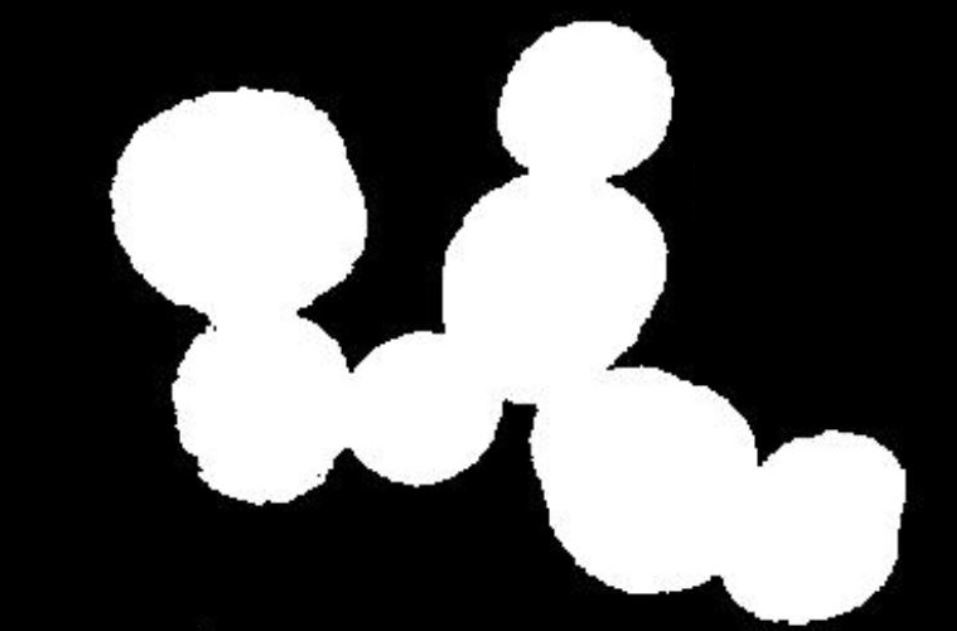
#> input picture image_03.jpg, 957 x 631 px
$ jupyter execute image_processing_.ipynb   (older library calls are emulated)
#> lines starting #> are read from the running program, lines starting #| are printed output that depends on the picture; after the words box and inside, x2 and y2 are one past the last pixel; in counts of white or black regions, pixels touching at a corner belong together
# Traitement d'images : filtrage, seuillage, et comptage d'objets avec opencv

Une initiation à la biblithèque opencv

# Veille technologique: Opencv python

-  Suivre les instructions et faire une recherche selon ce qui est demandé.

## Operations Simples

[cell 1]
# use opencv to load and display the image
import cv2
import matplotlib.pyplot as plt
import numpy as np
import imageio

# lire l'image (avec imread)
image = imageio.imread('image_03.jpg')
#> image is the input picture: shape (631, 957, 3); min 0, max 255, mean 92.8
imageio.imsave('image_03.png', image)
# afficher image

[cell 2]
# afficher la taille de l'image
image.shape
#> Out = (631, 957, 3)

[cell 3]
# l'image a trois couleur R,G,B. afficher les valeurs des trois couleurs pour le pixel x = 150, et y = 100

x, y = 150, 100
r, g, b = image[y, x]
#> r = 0; g = 0; b = 0

print(f"Les valeurs des couleurs RGB pour le pixel ({x}, {y}) sont : R={r}, G={g}, B={b}")
#| Les valeurs des couleurs RGB pour le pixel (150, 100) sont : R=0, G=0, B=0

[cell 4]
# Crop une partie de l'image (sélectionner une petite partie à partir des coordonnées)
cropped = None

def crop_image(image, x, y, width, height):
#> called with x = 100, y = 50, width = 200, height = 150
    cropped_image = image[y:y+height, x:x+width]
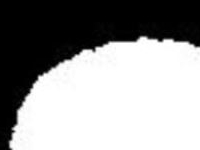
#> cropped_image: shape (150, 200, 3); min 0, max 255, mean 150.4
    return cropped_image

cropped_image = crop_image(image, 100, 50, 200, 150)
cv2.imwrite('cropped_image.jpg', cropped_image)
#> Out = True

[cell 5]
# Redimensionner l'image à 200x200 pixels
resized = cv2.resize(image, (200, 200))
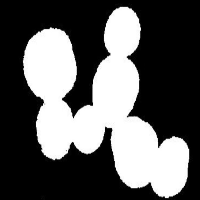
#> resized: shape (200, 200, 3); min 0, max 255, mean 92.8

# Afficher l'image redimensionnée
cv2.imshow('Resized Image', resized)
cv2.waitKey(0)
cv2.destroyAllWindows()

[cell 6]
# redimensinner sans affecter l'image
resized = cv2.resize(image, (200, 200))
cv2.imwrite('resized_image.jpg', resized)
#> Out = True

[cell 7]
# faire tourner une image -45°
rotated = cv2.rotate(image, cv2.ROTATE_180)

Vous pouvez utiliser la bibliothèque imutils pour faire les rotations et d'autres fonctions facilement. Pour l'instaler: pip install imutils

# Dessiner sur l'image

[cell 8]
# dessiner un rectangle

start_point = (100, 50)


end_point = (125, 80)

color = (255, 0, 0)


thickness = -1

# Using cv2.rectangle() method
# Draw a rectangle of black color of thickness -1 px

image_rectangle = cv2.rectangle(image, start_point, end_point, color, thickness)
cv2.imwrite('image_rectangle.jpg', image_rectangle)
#> Out = True

[cell 9]
# dessiner un circle

center_coordinates = (120, 50)

radius = 20

color = (255, 0, 0)

thickness = 2

image_circle = cv2.circle(image, center_coordinates, radius, color, thickness)

cv2.imwrite('image_circle.jpg', image_circle)
#> Out = True

# Filtrage d'image

* Blur
* Gaussian blur
* Median blur
* Sharpening
* Bilateral blur
* Bilateral filtering

[cell 10]
# charger et afficher l'image "bois"

image_bois = imageio.imread('bois.png')
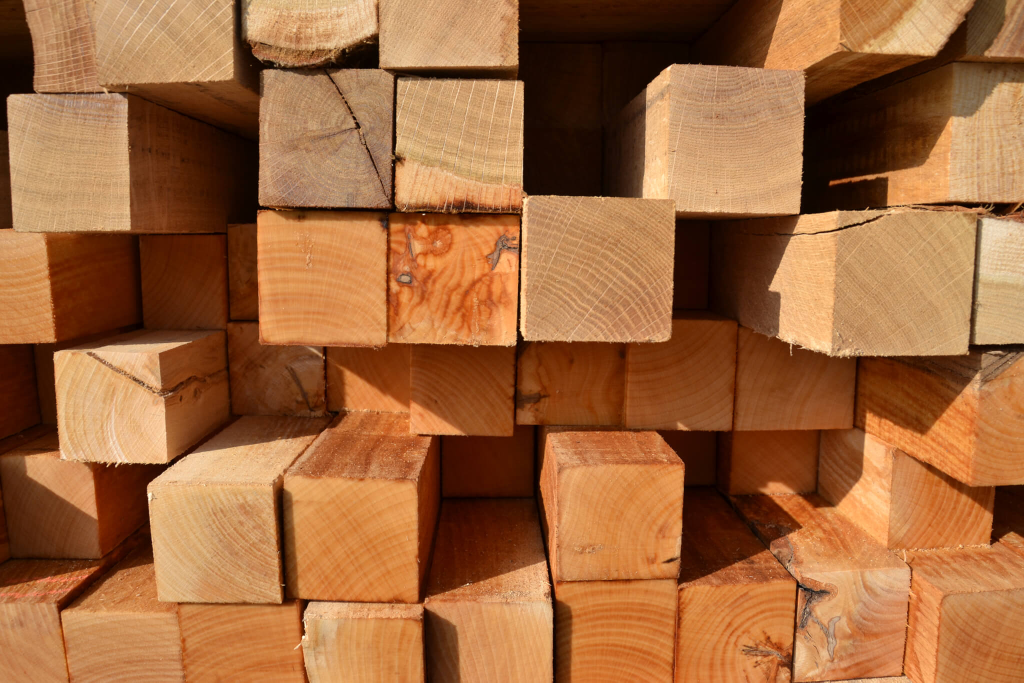
#> input picture bois.png, 2048 x 1365 px (shown at 1/2 size)
#> image_bois is the input picture: shape (1365, 2048, 3); mean R, G, B 159.6, 103.3, 60.9

# afficher image

#cv2.imshow('Image Bois', image_bois)
#cv2.waitKey(0)

[cell 11]
# Utiliser la méthode "cv2.filter2D" avec un kernel de taille 2

# Creating the kernel(2d convolution matrix)
kernel1 = np.ones((5, 5), np.float32)/30

# Applying the filter2D() function
img_filter2d = cv2.filter2D(src=image_bois, ddepth=-1, kernel=kernel1)

[cell 12]
# Appliquer blur avec un kernel de taille 5x5
blur = cv2.blur(image_bois,(5,5))

plt.subplot(121),plt.imshow(image_bois),plt.title('Original')
plt.xticks([]), plt.yticks([])
plt.subplot(122),plt.imshow(blur),plt.title('Blurred')
plt.xticks([]), plt.yticks([])
plt.show()

[cell 13]
# gaussian blur

# Appliquer blur avec un kernel de taille 5x5
gaussian_blur = cv2.GaussianBlur(image_bois,(5,5),0)

plt.subplot(121),plt.imshow(image_bois),plt.title('Original')
plt.xticks([]), plt.yticks([])
plt.subplot(122),plt.imshow(gaussian_blur),plt.title('Gaussian_Blurred')
plt.xticks([]), plt.yticks([])
plt.show()

[cell 14]
# median blur

image_train = imageio.imread('train.jpeg')
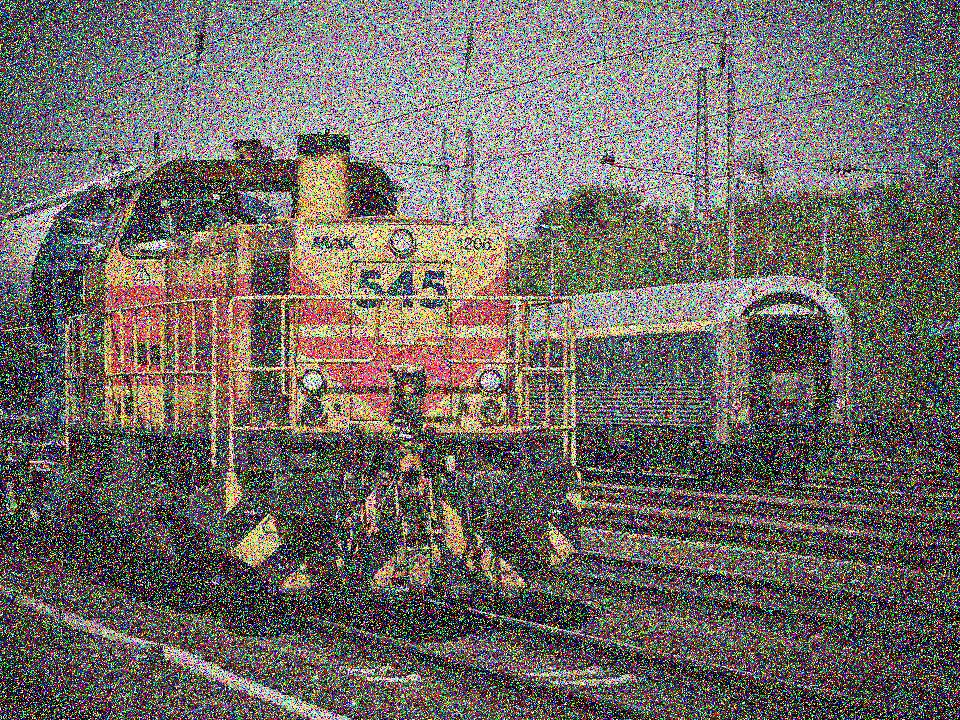
#> input picture train.jpeg, 960 x 720 px
#> image_train is the input picture: shape (720, 960, 3); mean R, G, B 111.9, 106.2, 102

# Appliquer blur avec un kernel de taille 5x5
median_blur = cv2.medianBlur(image_train,5)

plt.subplot(121),plt.imshow(image_train),plt.title('Original')
plt.xticks([]), plt.yticks([])
plt.subplot(122),plt.imshow(median_blur),plt.title('Median_Blurred')
plt.xticks([]), plt.yticks([])
plt.show()

[cell 15]
# bilateral filtering
img_bilateral = cv2.bilateralFilter(image_bois,10,75,75)
# Displaying the output image
plt.imshow(img_bilateral)

# Seuillage d'image

En utilisant l'image "sudoku" appliquer:
* Binary Thresholding
* Otsu thresholding
* Adaptive thresholding

[cell 16]
# appliquer un seuillage binaire d'un seuil de 127

image_sudoku = imageio.imread('sudoku.jpg')
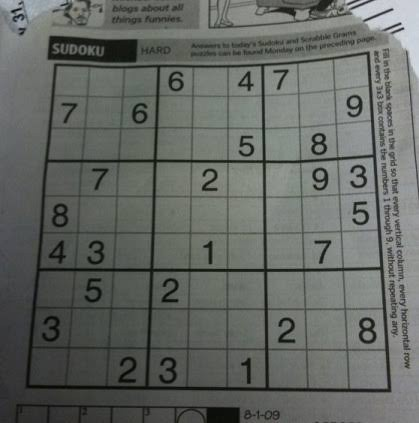
#> input picture sudoku.jpg, 419 x 423 px
#> image_sudoku is the input picture: shape (423, 419, 3); mean R, G, B 99.8, 103.3, 99.1

ret, binaire = cv2.threshold(image_sudoku, 127, 255, cv2.THRESH_BINARY)

plt.imshow(binaire)

[cell 17]
# appliquer un seuillage binaire d'un seuil de 30

ret, binaire2 = cv2.threshold(image_sudoku,30,255,cv2.THRESH_BINARY)

plt.imshow(binaire2)

[cell 18]
# appliquer un seuillage binaire d'un seuil de 240
ret, binaire3 = cv2.threshold(image_sudoku,240,255,cv2.THRESH_BINARY)
#> binaire3: shape (423, 419, 3); every value is 0

plt.imshow(binaire3)

Qu'est ce que vous remarquez ?!

[cell 19]
# appliquer "Otsu" seuillage

# Convert the image to grayscale
gray_image = cv2.cvtColor(image_sudoku, cv2.COLOR_BGR2GRAY)

# Apply Otsu thresholding
ret2, otsu = cv2.threshold(gray_image, 0, 255, cv2.THRESH_OTSU)
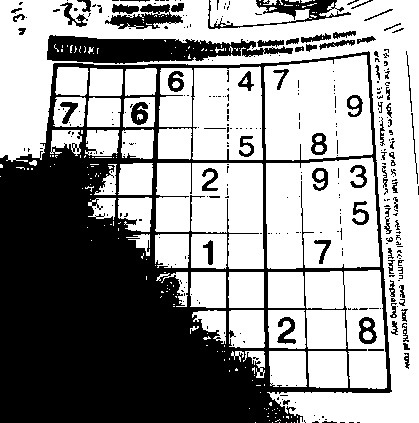
#> otsu: shape (423, 419); 59% white; 318 black regions (245 under 20 px), largest, box (x1, y1, x2, y2) and area: (0, 51, 392, 423) 59272, (47, 35, 293, 64) 4297, (208, 0, 351, 29) 1160
#> ret2 = 96

# Display the thresholded image
plt.imshow(otsu, cmap='gray')

[cell 20]
# appliquer "Adaptive threshold"

# Détection des bords

* Sobel
* Canny

[cell 21]
# utiliser la methode sobel pour détecter les bords
# Vous pouvez utiliser d'autres images de votre choix

edge_sobel = cv2.Sobel(src=image_sudoku, ddepth=cv2.CV_64F, dx=1, dy=1, ksize=5)

plt.imshow(edge_sobel)

[cell 22]
# Canny

edge_canny = cv2.Canny(image=image_sudoku, threshold1=100, threshold2=200)
#> edge_canny: shape (423, 419); 10.3% white in thin lines or dots

# Display the edge image
plt.imshow(edge_canny, cmap='gray')

# Détection des contours

[cell 23]
# charger l'image 02
# faites une recherche sur internet pour détecter les contours des objets dans image_02

image2 = imageio.imread('image_02.png')
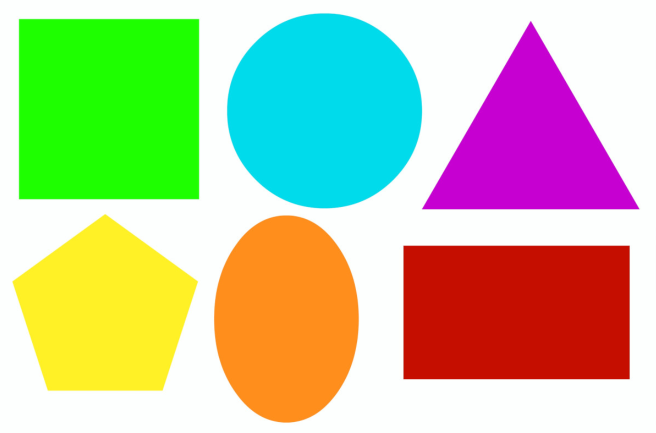
#> input picture image_02.png, 1311 x 865 px (shown at 1/2 size)
#> image2 is the input picture: shape (865, 1311, 4); mean R, G, B, A 191.1, 196.5, 156.5, 255

edge_canny2 = cv2.Canny(image=image2, threshold1=100, threshold2=200)
#> edge_canny2: shape (865, 1311); 0.75% white in thin lines or dots

# Display the edge image
plt.imshow(edge_canny2, cmap='gray')

#  Compter des objets

[cell 24]
# Compter les objets

min_area = 100

contours, _ = cv2.findContours(edge_canny2, cv2.RETR_EXTERNAL, cv2.CHAIN_APPROX_SIMPLE)
#> contours = 7 contours, 1 with area under 20; largest, box (x1, y1, x2, y2) and area: (38, 38, 399, 399) 129598, (807, 491, 1260, 759) 120682, (454, 27, 845, 417) 119795, (428, 431, 718, 846) 94494, (25, 428, 396, 782) 90740, (844, 42, 1279, 417) 432

valid_contours = []
for contour in contours:
    area = cv2.contourArea(contour)
    if area > min_area:
        valid_contours.append(contour)
#> this loop made 7 passes
#> area on passes 1, 2, 3, 5, 6, 7: 120682.5, 94494, 90740, 432, 129598, 119795
#> after the loop, valid_contours = 6 contours; box (x1, y1, x2, y2) and area: (38, 38, 399, 399) 129598, (807, 491, 1260, 759) 120682, (454, 27, 845, 417) 119795, (428, 431, 718, 846) 94494, (25, 428, 396, 782) 90740, (844, 42, 1279, 417) 432


num_objects = len(valid_contours)
#> num_objects = 6

print(f"Nombre d'objets détectés : {num_objects}")
#| Nombre d'objets détectés : 6

# Challenge
Compter le nombre d'objets dans l'image 03 avec le code précédent.
- Qu'est ce que vous remarquez?
- Utiliser l'algorithme Watershed pour detecter et séparer les objets connectés.

[cell 25]
# Lire l'image
image3 = cv2.imread('image_03.png')

# Convertir l'image en niveaux de gris
gray_image1 = cv2.cvtColor(image3, cv2.COLOR_BGR2GRAY)

# Appliquer le seuillage Otsu
ret3, otsu1 = cv2.threshold(gray_image1, 0, 255, cv2.THRESH_OTSU)
#> otsu1: shape (631, 957); 36.4% white; 1 white region, box (x1, y1, x2, y2) and area: (109, 21, 906, 625) 219800
#> ret3 = 126

# Réduction du bruit
kernel = np.ones((3, 3), np.uint8)
opening = cv2.morphologyEx(otsu1, cv2.MORPH_OPEN, kernel, iterations=2)
#> opening: shape (631, 957); 36.4% white; 1 white region, box (x1, y1, x2, y2) and area: (110, 22, 906, 625) 219703

# Sure background area
sure_bg = cv2.dilate(opening, kernel, iterations=3)
#> sure_bg: shape (631, 957); 38.6% white; 1 white region, box (x1, y1, x2, y2) and area: (107, 19, 909, 628) 232799

# Finding sure foreground area
dist_transform = cv2.distanceTransform(opening, cv2.DIST_L2, 5)
ret, sure_fg = cv2.threshold(dist_transform, 0.7 * dist_transform.max(), 255, 0)
#> sure_fg: shape (631, 957) float32; 2.1% white; 5 white regions, box (x1, y1, x2, y2) and area: (191, 168, 287, 248) 5179, (613, 446, 687, 515) 3446, (521, 247, 587, 327) 3182, (254, 390, 277, 417) 357, (791, 518, 822, 544) 316
#> ret = 78.72

# Finding unknown region
sure_fg = np.uint8(sure_fg)
unknown = cv2.subtract(sure_bg, sure_fg)
#> unknown: shape (631, 957); 36.5% white; 1 white region, box (x1, y1, x2, y2) and area: (107, 19, 909, 628) 220319

# Marker labelling
ret, markers = cv2.connectedComponents(sure_fg)
#> markers: shape (631, 957) int32; 6 distinct labels, from 0 to 5
#> ret = 6

# Add one to all labels so that sure background is not 0, but 1
markers = markers + 1
#> markers: shape (631, 957) int32; 6 distinct labels, from 1 to 6

# Now, mark the region of unknown with zero
markers[unknown == 255] = 0
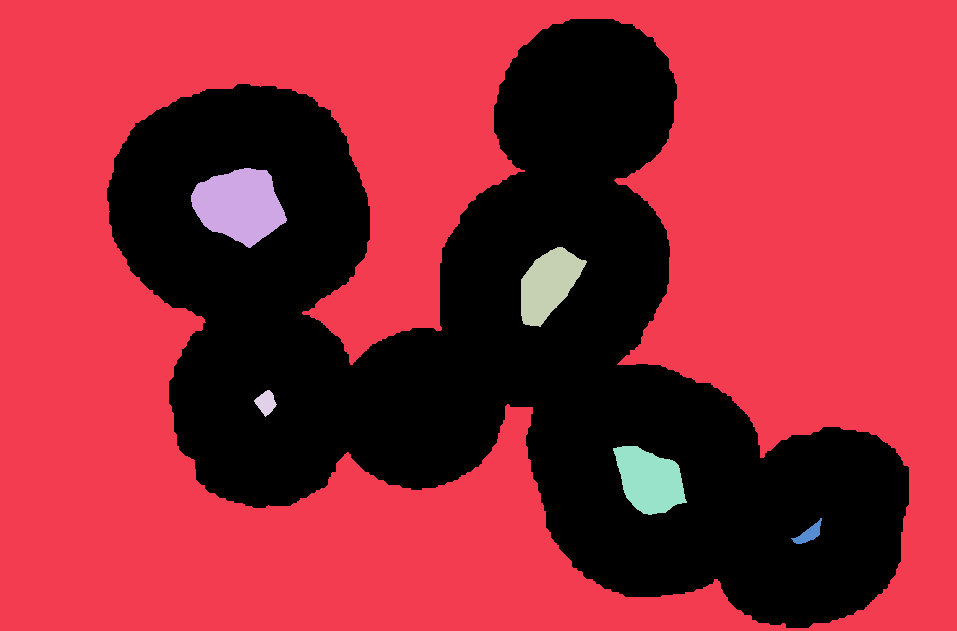
#> markers: shape (631, 957) int32; 7 distinct labels, from 0 to 6; one colour per label, 0 black

# Convertir les marqueurs en CV_32SC1
markers = markers.astype(np.int32)

# Appliquer Watershed
watershed_result = cv2.watershed(image3, markers)
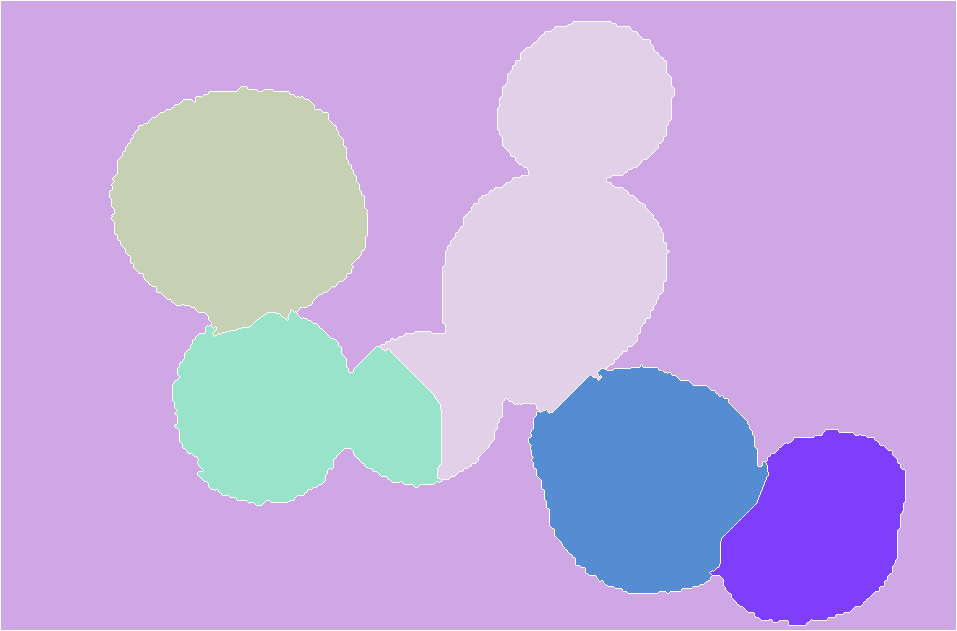
#> watershed_result: shape (631, 957) int32; 7 distinct labels, from -1 to 6; one colour per label, 0 black, -1 white

# Créer une copie de l'image d'origine pour afficher les marqueurs
output_image = image3.copy()
output_image[markers == -1] = [255, 0, 0]
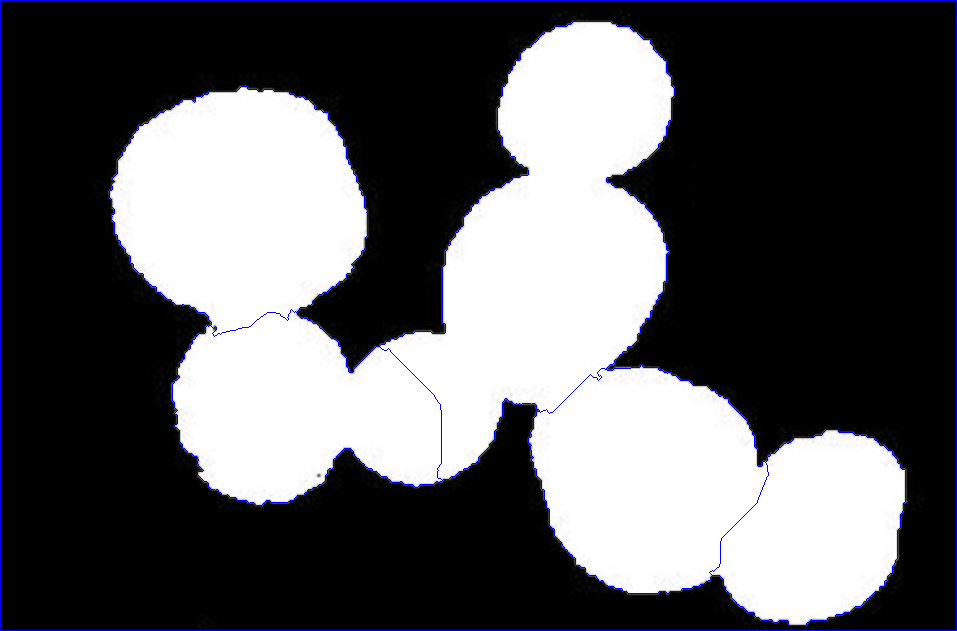
#> output_image: shape (631, 957, 3); 1.14% of pixels changed, all inside (x1, y1, x2, y2) = (0, 0, 957, 631)

# Afficher l'image résultante
plt.imshow(output_image)
plt.show()
